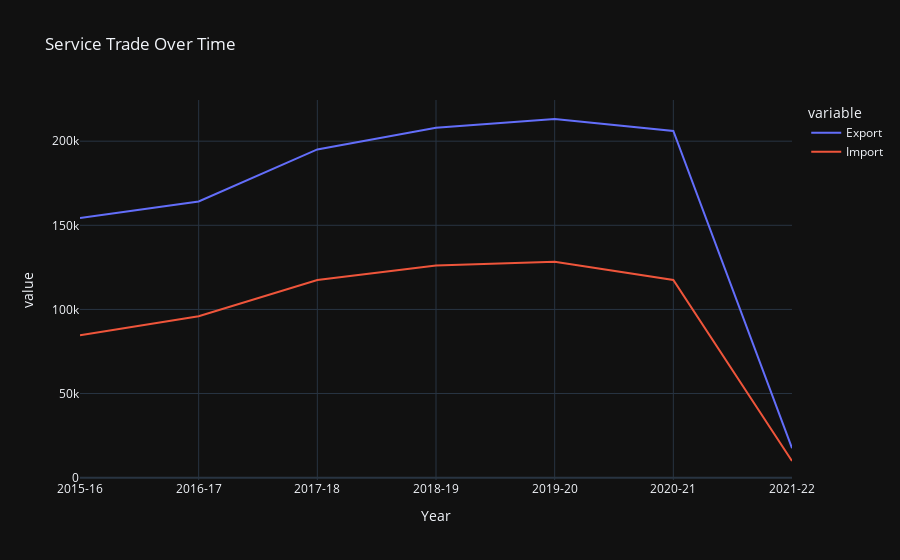

Write notebook code for a chart like this one.
### Code cell
export2 = service_tradeY_data['Export']
import2 = service_tradeY_data['Import']
px.line(service_tradeY_data, x='Year', y=[export2, import2], title='Service Trade Over Time')

### Figure 1 — Plotly figure (JSON) as saved in the notebook; plotly's stock layout.template omitted (floating-point values rounded to 4 significant figures)
{"data": [{"hovertemplate": "variable=Export<br>Year=%{x}<br>value=%{y}<extra></extra>", "legendgroup": "Export", "line": {"color": "#636efa", "dash": "solid"}, "mode": "lines", "name": "Export", "orientation": "v", "showlegend": true, "type": "scatter", "x": ["2015-16", "2016-17", "2017-18", "2018-19", "2019-20", "2020-21", "2021-22"], "xaxis": "x", "y": [154310, 164200, 195100, 208000, 213190, 206090, 17547], "yaxis": "y"}, {"hovertemplate": "variable=Import<br>Year=%{x}<br>value=%{y}<extra></extra>", "legendgroup": "Import", "line": {"color": "#EF553B", "dash": "solid"}, "mode": "lines", "name": "Import", "orientation": "v", "showlegend": true, "type": "scatter", "x": ["2015-16", "2016-17", "2017-18", "2018-19", "2019-20", "2020-21", "2021-22"], "xaxis": "x", "y": [84640, 95900, 117500, 126060, 128270, 117524, 9896], "yaxis": "y"}], "layout": {"legend": {"title": {"text": "variable"}, "tracegroupgap": 0}, "title": {"text": "Service Trade Over Time"}, "xaxis": {"anchor": "y", "domain": [0, 1], "title": {"text": "Year"}}, "yaxis": {"anchor": "x", "domain": [0, 1], "title": {"text": "value"}}}}
